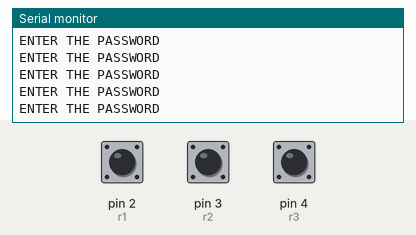
This sketch was run on a simulated Arduino Uno, built with avr-gcc and run on an emulated ATmega328P. Parts: the last lines printed to the serial monitor. Inputs (shaded band) come from the test bench; at power-on: pin 2 (r1) HIGH, pin 3 (r2) HIGH, pin 4 (r3) HIGH.

Above: at 1.2 s.
1.3 s: pin 2 (r1) pulled LOW for 0.15 s
At 1.59 s:
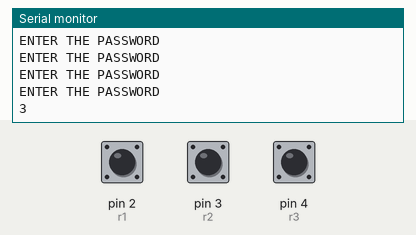
2.9 s: pin 3 (r2) pulled LOW for 1 s
At 3.9 s:
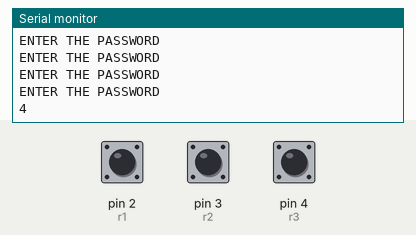
5.4 s: pin 4 (r3) pulled LOW for 0.15 s
At 5.69 s:
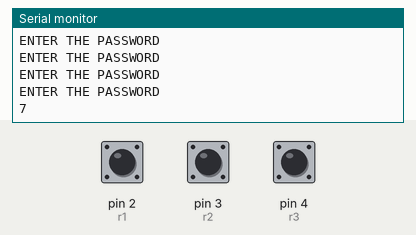

The sketch:

sketch_nov30a.ino
```cpp
int r1=2,r2=3,r3=4,r4=5,c1=7,c2=8,c3=9;
void setup()
{
  pinMode(r1,INPUT);
  pinMode(r2,INPUT);
pinMode(r3,INPUT);
pinMode(r4,INPUT);
pinMode(c1,OUTPUT);
pinMode(c2,OUTPUT);
pinMode(c3,OUTPUT);
Serial.begin(9600);
 }
void loop()
{
  Serial.println("ENTER THE PASSWORD");

 digitalWrite(c1,LOW);
 digitalWrite(c2,HIGH);
 digitalWrite(c3,HIGH);

 digitalWrite(r1,HIGH);
 digitalWrite(r2,HIGH);
 digitalWrite(r3,HIGH);
 digitalWrite(r4,HIGH);

 if(!digitalRead(r2))
 {
  Serial.println("4");
  while(!digitalRead(r2))
  digitalWrite(r2,HIGH);
 }
 if(!digitalRead(r3))
 {
  Serial.println("7");
  while(!digitalRead(r3))
  digitalWrite(r3,HIGH);
 }


 digitalWrite(c1,HIGH);
 digitalWrite(c2,LOW);
 digitalWrite(c3,HIGH);

 digitalWrite(r1,HIGH);
 digitalWrite(r2,HIGH);
 digitalWrite(r3,HIGH);
 digitalWrite(r4,HIGH);


 digitalWrite(c1,1);
 digitalWrite(c2,HIGH);
 digitalWrite(c3,0);

 digitalWrite(r1,HIGH);
 digitalWrite(r2,HIGH);
 digitalWrite(r3,HIGH);
 digitalWrite(r4,HIGH);

 if(!digitalRead(r1))
 {
  Serial.println("3");
  while(!digitalRead(r1))
  digitalWrite(r1,HIGH);
 }
 if(!digitalRead(r2))
 {
  Serial.println("6");
  while(!digitalRead(r2))
  digitalWrite(r2,HIGH);
 }
  delay(200);


}
```

Measured:
- after the input at 1.3 s, the serial monitor: prints a new line after 0.12 s (image 1)
- after the input at 2.9 s, the serial monitor: prints a new line after 0.17 s (image 2)
- after the input at 5.4 s, the serial monitor: prints a new line after 0.12 s (image 3)
